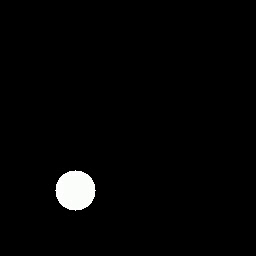
#> input picture frame 600 of bouncing_ball.mp4, 256 x 256 px
$ python video2sound.py
#> lines starting #> are read from the running program, lines starting #| are printed output that depends on the picture
### hilbert.py
def generate(n):
#> called with n = 5
    curve = [(0, 0)]
    for i in range(n):
        curve = extend(curve)
#> in generate_video_with_sound, frame is the input picture: shape (256, 256, 3); mean B, G, R 4.8, 4.9, 4.8
    return curve

def extend(curve):
    side_len = int(len(curve) ** 0.5)
    rot90 = rotate90(curve)
    rot270 = rotate270(curve)
    top_left = curve
    top_right = shift(curve, side_len, 0)
    bottom_left = shift(rot90, 0, side_len)[::-1]
    bottom_right = shift(rot270, side_len, side_len)[::-1]
    return bottom_left + top_left + top_right + bottom_right

def rotate90(curve):
    side_len = int(len(curve) ** 0.5)
    return [(side_len-1-y, x) for (x, y) in curve]

def rotate270(curve):
    side_len = int(len(curve) ** 0.5)
    return [(y, side_len-1-x) for (x, y) in curve]

def shift(curve, x, y):
    return [(i + x, j + y) for (i, j) in curve]

# [16 lines left out: function visualize, not called in this run]

# [2 lines that do not run on import are left out]

### image2sound.py
import cv2
import hilbert
import numpy as np
from scipy.io.wavfile import write

# [22 lines left out: function load_and_prepare_image, not called in this run]

# in image2sound.py
def load_and_prepare_image_from_array(frame_array, hilbert_iterations):
    """
    Resize a frame array (BGR) to 2^hilbert_iterations and convert to grayscale.
    """
#> called with hilbert_iterations = 5
    side_length = 2 ** hilbert_iterations
    height, width = frame_array.shape[:2]
#> height = 256; width = 256
    middle_y = height // 2
#> middle_y = 128
    middle_x = width // 2
#> middle_x = 128
    radius = min(middle_x, middle_y)
#> radius = 128

    img = frame_array[
        middle_y-radius:middle_y+radius,
        middle_x-radius:middle_x+radius
    ]
    img = cv2.resize(img, (side_length, side_length))
    img = cv2.cvtColor(img, cv2.COLOR_BGR2GRAY)
#> img: shape (32, 32)
    return img


def perception_to_freq(t, min_freq, max_freq):
    return min_freq * (max_freq / min_freq) ** t

def get_frequencies(img, curve):
    min_freq = 200
    max_freq = 2000
    curve_arr = np.array(curve)                                                   # (N, 2)
    N = len(curve_arr)
    t = np.arange(N, dtype=np.float32) / max(1, N - 1)                           # (N,)
    freqs = (min_freq * (max_freq / min_freq) ** t).astype(np.float32)            # (N,)
    amps  = img[curve_arr[:, 0], curve_arr[:, 1]].astype(np.float32)             # (N,)
#> amps = 1024 values, max 253 at index 557, min 0 at index 0, mean 4.87
    return freqs, amps

# [4 lines left out: function generate_sine_wave, not called in this run]

def generate_silence(duration, sample_rate):
    num_samples = int(duration * sample_rate)
    return np.zeros(num_samples, dtype=np.float32)

def generate_sound(img, curve, sample_rate=44100, volume=1, duration=10):
    freqs, amps = get_frequencies(img, curve)
#> freqs = 1024 values from 200 to 2000
    n_samples = int(sample_rate * duration)
    t = np.linspace(0, duration, n_samples, endpoint=False, dtype=np.float32)    # (S,)
    # build all sine waves at once: (N, S), then collapse to (S,)
    waves = (amps / 255.0)[:, None] * np.sin(2 * np.pi * freqs[:, None] * t[None, :])
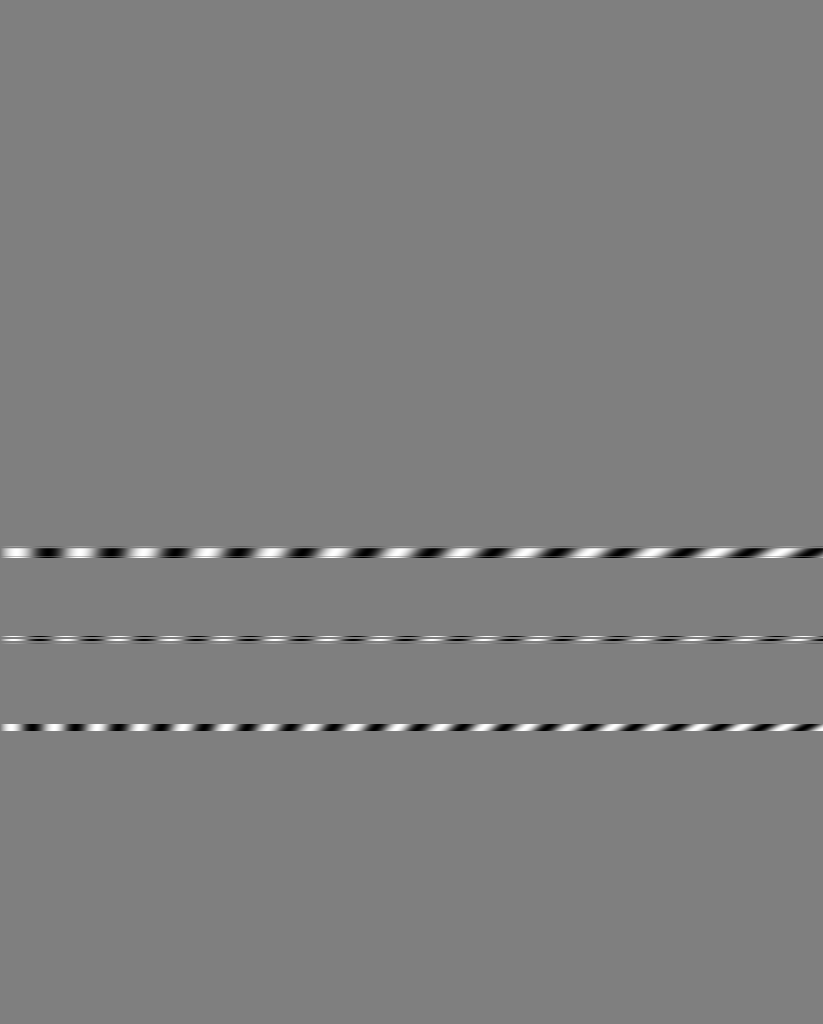
#> waves: shape (1024, 823) float32; min -0.992, max 0.992, mean 9.43e-05; drawn with min black and max white
    samples = waves.sum(axis=0)
#> samples = 823 values, max 18.79 at index 13, min -16.92 at index 244, mean 0.0966
    max_val = np.max(np.abs(samples))
#> max_val = 18.79
    if max_val > 0:
        samples /= max_val
#> samples = 823 values, max 1 at index 13, min -0.901 at index 244, mean 0.00514
    samples *= volume
#> samples = 823 values, max 0.8 at index 13, min -0.721 at index 244, mean 0.00411
    return samples.astype(np.float32)

# [30 lines left out: functions precompute_sin_waves, generate_sound_batch, generate_hilbert_sound, not called in this run]

def save_to_wav(filename, samples, sample_rate=44100):
    samples_int16 = np.int16(samples * 32767)
    write(filename, sample_rate, samples_int16)

def imshow_fixed_size(label, img, height, width):
    cv2.imshow(label, cv2.resize(img, (width, height)))


# [12 lines that do not run on import are left out]

### video2sound.py
import cv2
import numpy as np
from moviepy.video.io.VideoFileClip import VideoFileClip
from moviepy.audio.AudioClip import AudioArrayClip
import image2sound
import tempfile
import os
import hilbert

def stitch_audio_with_crossfade(buffers, sample_rate=44100, fade_ms=2):
    fade_samples = int(sample_rate * fade_ms / 1000)
    if not buffers:
        return np.array([])

    # 1. Start with the first buffer
    # We will build a list of arrays to concatenate later (faster than repeated concatenation)
    output_parts = [buffers[0]]

    for buf in buffers[1:]:
        if fade_samples > 0:
            # Get the tail of the previous part
            prev_tail = output_parts[-1][-fade_samples:]
            # Get the head of the current part
            curr_head = buf[:fade_samples]

            # Create fade curves
            fade_out = np.linspace(1, 0, fade_samples)
            fade_in = np.linspace(0, 1, fade_samples)

            # Mix the overlap
            mixed_part = prev_tail * fade_out + curr_head * fade_in

            # Trim the raw tail from the previous buffer in the list
            output_parts[-1] = output_parts[-1][:-fade_samples]

            # Add the mixed overlap
            output_parts.append(mixed_part)

            # Add the rest of the current buffer
            output_parts.append(buf[fade_samples:])
        else:
            output_parts.append(buf)

    return np.concatenate(output_parts)

def generate_video_with_sound(video_path, hilbert_iterations=4, frame_rate=None, volume=0.8,
                              output_path="bouncing_ball_with_sound.mp4", output_size=256):
    cap = cv2.VideoCapture(video_path)
    if not cap.isOpened():
        raise FileNotFoundError(f"Cannot open video: {video_path}")

    src_fps = cap.get(cv2.CAP_PROP_FPS) or 0
    if frame_rate is None or frame_rate <= 0:
        frame_rate = src_fps if src_fps > 0 else 60

    duration_per_frame = 1.0 / frame_rate

    # Generate slightly more audio per frame to account for the crossfade overlap
    fade_ms = 2
    fade_duration = fade_ms / 1000.0
    audio_generation_duration = duration_per_frame + fade_duration

    print(f"Target FPS: {frame_rate}")
    print(f"Audio per frame: {audio_generation_duration:.4f}s (includes {fade_ms}ms overlap)")

    audio_buffers = []

    # Use .avi (MJPG) for temp file to avoid MP4 metadata corruption in OpenCV
    tmp_video_file = tempfile.NamedTemporaryFile(delete=False, suffix=".avi").name
    tmp_writer = None

    # Pre-calculate curve once
    hilbert_curve = hilbert.generate(hilbert_iterations)

    frame_count = 0

    while True:
        ret, frame = cap.read()
        if not ret:
            break

        # 1. Process image for Sound (grayscale / resized)
        img_for_sound = image2sound.load_and_prepare_image_from_array(frame, hilbert_iterations)

        # 2. Process image for Video (Visuals)
        # Resize the PROCESSED image (img_for_sound) to output size
        # We must convert it back to BGR for the video writer
        out_frame = cv2.resize(img_for_sound, (output_size, output_size), interpolation=cv2.INTER_NEAREST)
        out_frame = cv2.cvtColor(out_frame, cv2.COLOR_GRAY2BGR)

        # 3. Generate Sound
        samples = image2sound.generate_sound(
            img_for_sound,
            hilbert_curve,
            sample_rate=44100,
            volume=volume,
            duration=audio_generation_duration
        )
        audio_buffers.append(np.asarray(samples, dtype=np.float32))

        # 4. Initialize Writer if needed
        if tmp_writer is None:
            # MJPG is more robust for temp files than mp4v
            fourcc = cv2.VideoWriter_fourcc(*'MJPG')
            tmp_writer = cv2.VideoWriter(tmp_video_file, fourcc, frame_rate, (output_size, output_size))

        tmp_writer.write(out_frame)
        frame_count += 1

    cap.release()
    if tmp_writer is not None:
        tmp_writer.release()

    print(f"Processed {frame_count} frames.")

    # --- Audio Processing ---
    if audio_buffers:
        full_audio = stitch_audio_with_crossfade(audio_buffers, sample_rate=44100, fade_ms=fade_ms)

        # Normalize
        max_val = np.max(np.abs(full_audio)) if full_audio.size else 0.0
        if max_val > 0:
            full_audio = (full_audio / max_val) * volume

        # Trim exact length to avoid float accumulation drift
        expected_samples = int(frame_count * duration_per_frame * 44100)
        full_audio = full_audio[:expected_samples]
        full_audio = full_audio.astype(np.float32)

        # Convert to Stereo (Mono AAC often causes "double duration" glitch in Windows)
        audio_array = full_audio.reshape(-1, 1)
        audio_array = np.tile(audio_array, (1, 2))

        audio_clip = AudioArrayClip(audio_array, fps=44100)
    else:
        audio_clip = None

    # --- Final Assembly ---
    # Load temp AVI
    video_clip = VideoFileClip(tmp_video_file)

    if audio_clip:
        # Strict duration matching
        audio_clip = audio_clip.with_duration(video_clip.duration)
        final_clip = video_clip.with_audio(audio_clip)
    else:
        final_clip = video_clip

    # Write final MP4
    # 'logger=None' silences the ffmpeg spam, remove if you want to see progress
    final_clip.write_videofile(
        output_path,
        fps=frame_rate,
        codec='libx264',
        audio_codec='aac',
        logger=None
    )

    print(f"Done. Saved to {output_path}")

    # Cleanup
    video_clip.close()
    if audio_clip: audio_clip.close()
    final_clip.close()

    try:
        os.remove(tmp_video_file)
    except OSError:
        pass

if __name__ == "__main__":
    generate_video_with_sound(
        video_path="bouncing_ball.mp4",
        hilbert_iterations=5,
        frame_rate=60,
        volume=0.8,
        output_path="forest.mp4",
        output_size=256
    )

$ run again, starting later in the video
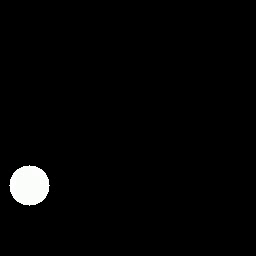
#> input picture frame 2700 of bouncing_ball.mp4, 256 x 256 px
#> in generate_video_with_sound, frame is the input picture: shape (256, 256, 3); mean B, G, R 4.8, 4.9, 4.8
#> in get_frequencies, `amps  = img[curve_arr[:, 0], curve_arr[:, 1]].astype(np.float32)`: amps = 1024 values, max 254 at index 619, min 0 at index 0, mean 4.87
#> in generate_sound, `freqs, amps = get_frequencies(img, curve)`: freqs = 1024 values from 200 to 2000
#> in generate_sound, `waves = (amps / 255.0)[:, None] * np.sin(2 * np.pi * freqs[:, None] * ..`:
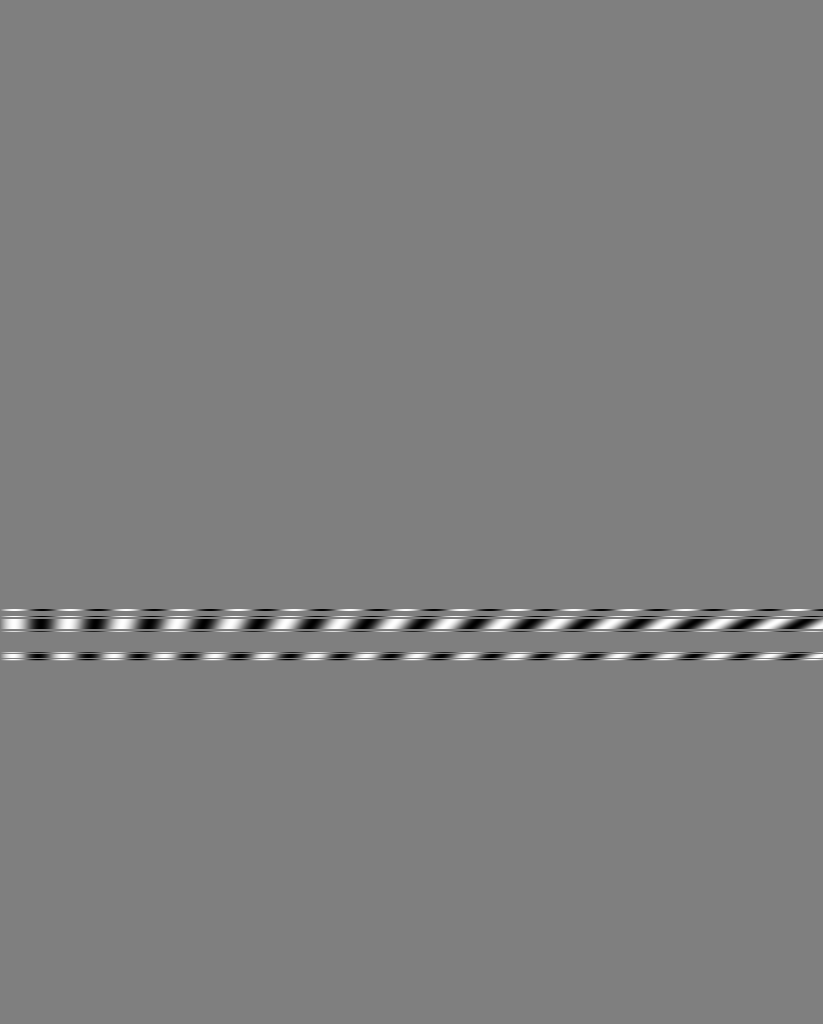
#> waves: shape (1024, 823) float32; min -0.996, max 0.996, mean 0.000187; drawn with min black and max white
#> in generate_sound, `samples = waves.sum(axis=0)`: samples = 823 values, max 19.52 at index 13, min -19.25 at index 40, mean 0.192
#> max_val = 19.52
#> in generate_sound, `samples /= max_val`: samples = 823 values, max 1 at index 13, min -0.986 at index 40, mean 0.00983
#> in generate_sound, `samples *= volume`: samples = 823 values, max 0.8 at index 13, min -0.789 at index 40, mean 0.00786

$ run again, starting later in the video
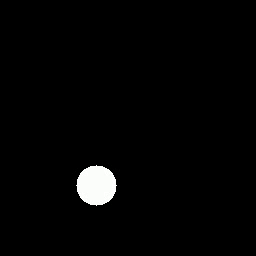
#> input picture frame 4800 of bouncing_ball.mp4, 256 x 256 px
#> in generate_video_with_sound, frame is the input picture: shape (256, 256, 3); mean B, G, R 4.8, 4.9, 4.8
#> in get_frequencies, `amps  = img[curve_arr[:, 0], curve_arr[:, 1]].astype(np.float32)`: amps = 1024 values, max 253 at index 541, min 0 at index 0, mean 4.68
#> in generate_sound, `freqs, amps = get_frequencies(img, curve)`: freqs = 1024 values from 200 to 2000
#> in generate_sound, `waves = (amps / 255.0)[:, None] * np.sin(2 * np.pi * freqs[:, None] * ..`:
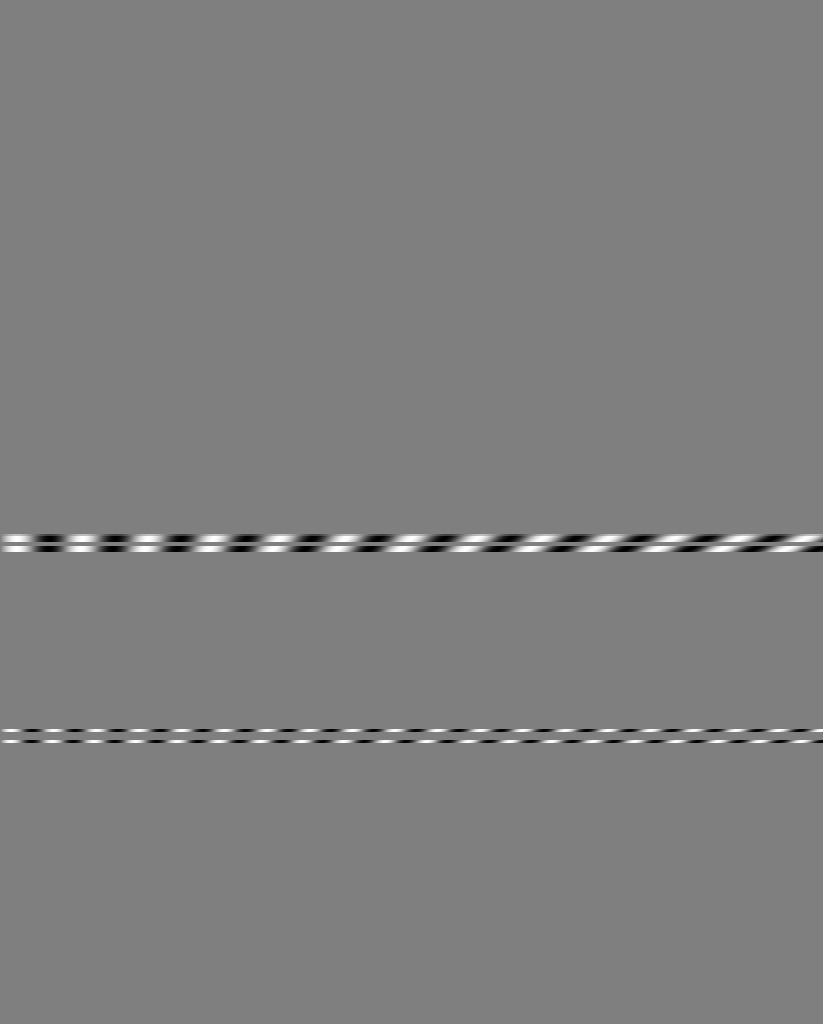
#> waves: shape (1024, 823) float32; min -0.992, max 0.992, mean 0.000256; drawn with min black and max white
#> in generate_sound, `samples = waves.sum(axis=0)`: samples = 823 values, max 17.77 at index 13, min -18.39 at index 115, mean 0.262
#> max_val = 18.39
#> in generate_sound, `samples /= max_val`: samples = 823 values, max 0.966 at index 13, min -1 at index 115, mean 0.0143
#> in generate_sound, `samples *= volume`: samples = 823 values, max 0.773 at index 13, min -0.8 at index 115, mean 0.0114
